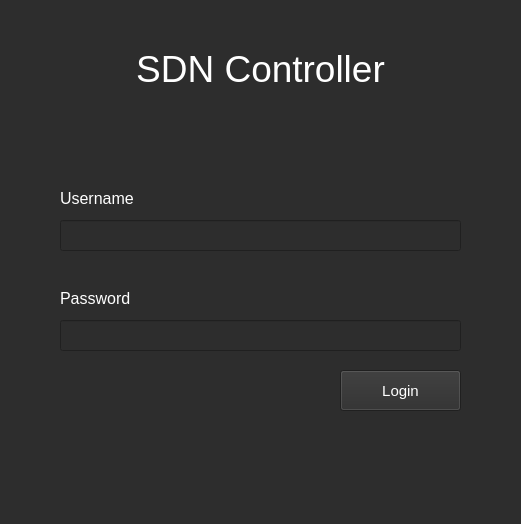
<?xml version="1.0" encoding="UTF-8"?>
<ui version="4.0">
 <class>LoginPage</class>
 <widget class="QMainWindow" name="LoginPage">
  <property name="windowModality">
   <enum>Qt::NonModal</enum>
  </property>
  <property name="enabled">
   <bool>true</bool>
  </property>
  <property name="geometry">
   <rect>
    <x>0</x>
    <y>0</y>
    <width>521</width>
    <height>524</height>
   </rect>
  </property>
  <property name="sizePolicy">
   <sizepolicy hsizetype="Fixed" vsizetype="Fixed">
    <horstretch>0</horstretch>
    <verstretch>0</verstretch>
   </sizepolicy>
  </property>
  <property name="minimumSize">
   <size>
    <width>521</width>
    <height>524</height>
   </size>
  </property>
  <property name="maximumSize">
   <size>
    <width>521</width>
    <height>524</height>
   </size>
  </property>
  <property name="focusPolicy">
   <enum>Qt::StrongFocus</enum>
  </property>
  <property name="windowTitle">
   <string>MainWindow</string>
  </property>
  <property name="styleSheet">
   <string notr="true">background-color: rgb(45, 45, 45);</string>
  </property>
  <widget class="QWidget" name="centralwidget">
   <widget class="QLineEdit" name="password">
    <property name="geometry">
     <rect>
      <x>60</x>
      <y>320</y>
      <width>401</width>
      <height>31</height>
     </rect>
    </property>
    <property name="palette">
     <palette>
      <active>
       <colorrole role="Button">
        <brush brushstyle="SolidPattern">
         <color alpha="255">
          <red>45</red>
          <green>45</green>
          <blue>45</blue>
         </color>
        </brush>
       </colorrole>
       <colorrole role="Text">
        <brush brushstyle="SolidPattern">
         <color alpha="255">
          <red>255</red>
          <green>255</green>
          <blue>255</blue>
         </color>
        </brush>
       </colorrole>
       <colorrole role="Base">
        <brush brushstyle="SolidPattern">
         <color alpha="255">
          <red>45</red>
          <green>45</green>
          <blue>45</blue>
         </color>
        </brush>
       </colorrole>
       <colorrole role="Window">
        <brush brushstyle="SolidPattern">
         <color alpha="255">
          <red>45</red>
          <green>45</green>
          <blue>45</blue>
         </color>
        </brush>
       </colorrole>
       <colorrole role="PlaceholderText">
        <brush brushstyle="NoBrush">
         <color alpha="128">
          <red>255</red>
          <green>255</green>
          <blue>255</blue>
         </color>
        </brush>
       </colorrole>
      </active>
      <inactive>
       <colorrole role="Button">
        <brush brushstyle="SolidPattern">
         <color alpha="255">
          <red>45</red>
          <green>45</green>
          <blue>45</blue>
         </color>
        </brush>
       </colorrole>
       <colorrole role="Text">
        <brush brushstyle="SolidPattern">
         <color alpha="255">
          <red>255</red>
          <green>255</green>
          <blue>255</blue>
         </color>
        </brush>
       </colorrole>
       <colorrole role="Base">
        <brush brushstyle="SolidPattern">
         <color alpha="255">
          <red>45</red>
          <green>45</green>
          <blue>45</blue>
         </color>
        </brush>
       </colorrole>
       <colorrole role="Window">
        <brush brushstyle="SolidPattern">
         <color alpha="255">
          <red>45</red>
          <green>45</green>
          <blue>45</blue>
         </color>
        </brush>
       </colorrole>
       <colorrole role="PlaceholderText">
        <brush brushstyle="NoBrush">
         <color alpha="128">
          <red>255</red>
          <green>255</green>
          <blue>255</blue>
         </color>
        </brush>
       </colorrole>
      </inactive>
      <disabled>
       <colorrole role="Button">
        <brush brushstyle="SolidPattern">
         <color alpha="255">
          <red>45</red>
          <green>45</green>
          <blue>45</blue>
         </color>
        </brush>
       </colorrole>
       <colorrole role="Text">
        <brush brushstyle="SolidPattern">
         <color alpha="255">
          <red>120</red>
          <green>120</green>
          <blue>120</blue>
         </color>
        </brush>
       </colorrole>
       <colorrole role="Base">
        <brush brushstyle="SolidPattern">
         <color alpha="255">
          <red>45</red>
          <green>45</green>
          <blue>45</blue>
         </color>
        </brush>
       </colorrole>
       <colorrole role="Window">
        <brush brushstyle="SolidPattern">
         <color alpha="255">
          <red>45</red>
          <green>45</green>
          <blue>45</blue>
         </color>
        </brush>
       </colorrole>
       <colorrole role="PlaceholderText">
        <brush brushstyle="NoBrush">
         <color alpha="128">
          <red>255</red>
          <green>255</green>
          <blue>255</blue>
         </color>
        </brush>
       </colorrole>
      </disabled>
     </palette>
    </property>
    <property name="font">
     <font>
      <kerning>true</kerning>
     </font>
    </property>
    <property name="focusPolicy">
     <enum>Qt::StrongFocus</enum>
    </property>
    <property name="text">
     <string/>
    </property>
    <property name="echoMode">
     <enum>QLineEdit::Password</enum>
    </property>
   </widget>
   <widget class="QLabel" name="SDNControllerLabel">
    <property name="geometry">
     <rect>
      <x>0</x>
      <y>40</y>
      <width>521</width>
      <height>57</height>
     </rect>
    </property>
    <property name="palette">
     <palette>
      <active>
       <colorrole role="WindowText">
        <brush brushstyle="SolidPattern">
         <color alpha="255">
          <red>255</red>
          <green>255</green>
          <blue>255</blue>
         </color>
        </brush>
       </colorrole>
       <colorrole role="Button">
        <brush brushstyle="SolidPattern">
         <color alpha="255">
          <red>45</red>
          <green>45</green>
          <blue>45</blue>
         </color>
        </brush>
       </colorrole>
       <colorrole role="Light">
        <brush brushstyle="SolidPattern">
         <color alpha="255">
          <red>255</red>
          <green>255</green>
          <blue>255</blue>
         </color>
        </brush>
       </colorrole>
       <colorrole role="Midlight">
        <brush brushstyle="SolidPattern">
         <color alpha="255">
          <red>255</red>
          <green>255</green>
          <blue>255</blue>
         </color>
        </brush>
       </colorrole>
       <colorrole role="Dark">
        <brush brushstyle="SolidPattern">
         <color alpha="255">
          <red>127</red>
          <green>127</green>
          <blue>127</blue>
         </color>
        </brush>
       </colorrole>
       <colorrole role="Mid">
        <brush brushstyle="SolidPattern">
         <color alpha="255">
          <red>170</red>
          <green>170</green>
          <blue>170</blue>
         </color>
        </brush>
       </colorrole>
       <colorrole role="Text">
        <brush brushstyle="SolidPattern">
         <color alpha="255">
          <red>0</red>
          <green>0</green>
          <blue>0</blue>
         </color>
        </brush>
       </colorrole>
       <colorrole role="BrightText">
        <brush brushstyle="SolidPattern">
         <color alpha="255">
          <red>255</red>
          <green>255</green>
          <blue>255</blue>
         </color>
        </brush>
       </colorrole>
       <colorrole role="ButtonText">
        <brush brushstyle="SolidPattern">
         <color alpha="255">
          <red>0</red>
          <green>0</green>
          <blue>0</blue>
         </color>
        </brush>
       </colorrole>
       <colorrole role="Base">
        <brush brushstyle="SolidPattern">
         <color alpha="255">
          <red>45</red>
          <green>45</green>
          <blue>45</blue>
         </color>
        </brush>
       </colorrole>
       <colorrole role="Window">
        <brush brushstyle="SolidPattern">
         <color alpha="255">
          <red>45</red>
          <green>45</green>
          <blue>45</blue>
         </color>
        </brush>
       </colorrole>
       <colorrole role="Shadow">
        <brush brushstyle="SolidPattern">
         <color alpha="255">
          <red>0</red>
          <green>0</green>
          <blue>0</blue>
         </color>
        </brush>
       </colorrole>
       <colorrole role="AlternateBase">
        <brush brushstyle="SolidPattern">
         <color alpha="255">
          <red>255</red>
          <green>255</green>
          <blue>255</blue>
         </color>
        </brush>
       </colorrole>
       <colorrole role="ToolTipBase">
        <brush brushstyle="SolidPattern">
         <color alpha="255">
          <red>255</red>
          <green>255</green>
          <blue>220</blue>
         </color>
        </brush>
       </colorrole>
       <colorrole role="ToolTipText">
        <brush brushstyle="SolidPattern">
         <color alpha="255">
          <red>0</red>
          <green>0</green>
          <blue>0</blue>
         </color>
        </brush>
       </colorrole>
       <colorrole role="PlaceholderText">
        <brush brushstyle="NoBrush">
         <color alpha="128">
          <red>0</red>
          <green>0</green>
          <blue>0</blue>
         </color>
        </brush>
       </colorrole>
      </active>
      <inactive>
       <colorrole role="WindowText">
        <brush brushstyle="SolidPattern">
         <color alpha="255">
          <red>255</red>
          <green>255</green>
          <blue>255</blue>
         </color>
        </brush>
       </colorrole>
       <colorrole role="Button">
        <brush brushstyle="SolidPattern">
         <color alpha="255">
          <red>45</red>
          <green>45</green>
          <blue>45</blue>
         </color>
        </brush>
       </colorrole>
       <colorrole role="Light">
        <brush brushstyle="SolidPattern">
         <color alpha="255">
          <red>255</red>
          <green>255</green>
          <blue>255</blue>
         </color>
        </brush>
       </colorrole>
       <colorrole role="Midlight">
        <brush brushstyle="SolidPattern">
         <color alpha="255">
          <red>255</red>
          <green>255</green>
          <blue>255</blue>
         </color>
        </brush>
       </colorrole>
       <colorrole role="Dark">
        <brush brushstyle="SolidPattern">
         <color alpha="255">
          <red>127</red>
          <green>127</green>
          <blue>127</blue>
         </color>
        </brush>
       </colorrole>
       <colorrole role="Mid">
        <brush brushstyle="SolidPattern">
         <color alpha="255">
          <red>170</red>
          <green>170</green>
          <blue>170</blue>
         </color>
        </brush>
       </colorrole>
       <colorrole role="Text">
        <brush brushstyle="SolidPattern">
         <color alpha="255">
          <red>0</red>
          <green>0</green>
          <blue>0</blue>
         </color>
        </brush>
       </colorrole>
       <colorrole role="BrightText">
        <brush brushstyle="SolidPattern">
         <color alpha="255">
          <red>255</red>
          <green>255</green>
          <blue>255</blue>
         </color>
        </brush>
       </colorrole>
       <colorrole role="ButtonText">
        <brush brushstyle="SolidPattern">
         <color alpha="255">
          <red>0</red>
          <green>0</green>
          <blue>0</blue>
         </color>
        </brush>
       </colorrole>
       <colorrole role="Base">
        <brush brushstyle="SolidPattern">
         <color alpha="255">
          <red>45</red>
          <green>45</green>
          <blue>45</blue>
         </color>
        </brush>
       </colorrole>
       <colorrole role="Window">
        <brush brushstyle="SolidPattern">
         <color alpha="255">
          <red>45</red>
          <green>45</green>
          <blue>45</blue>
         </color>
        </brush>
       </colorrole>
       <colorrole role="Shadow">
        <brush brushstyle="SolidPattern">
         <color alpha="255">
          <red>0</red>
          <green>0</green>
          <blue>0</blue>
         </color>
        </brush>
       </colorrole>
       <colorrole role="AlternateBase">
        <brush brushstyle="SolidPattern">
         <color alpha="255">
          <red>255</red>
          <green>255</green>
          <blue>255</blue>
         </color>
        </brush>
       </colorrole>
       <colorrole role="ToolTipBase">
        <brush brushstyle="SolidPattern">
         <color alpha="255">
          <red>255</red>
          <green>255</green>
          <blue>220</blue>
         </color>
        </brush>
       </colorrole>
       <colorrole role="ToolTipText">
        <brush brushstyle="SolidPattern">
         <color alpha="255">
          <red>0</red>
          <green>0</green>
          <blue>0</blue>
         </color>
        </brush>
       </colorrole>
       <colorrole role="PlaceholderText">
        <brush brushstyle="NoBrush">
         <color alpha="128">
          <red>0</red>
          <green>0</green>
          <blue>0</blue>
         </color>
        </brush>
       </colorrole>
      </inactive>
      <disabled>
       <colorrole role="WindowText">
        <brush brushstyle="SolidPattern">
         <color alpha="255">
          <red>127</red>
          <green>127</green>
          <blue>127</blue>
         </color>
        </brush>
       </colorrole>
       <colorrole role="Button">
        <brush brushstyle="SolidPattern">
         <color alpha="255">
          <red>45</red>
          <green>45</green>
          <blue>45</blue>
         </color>
        </brush>
       </colorrole>
       <colorrole role="Light">
        <brush brushstyle="SolidPattern">
         <color alpha="255">
          <red>255</red>
          <green>255</green>
          <blue>255</blue>
         </color>
        </brush>
       </colorrole>
       <colorrole role="Midlight">
        <brush brushstyle="SolidPattern">
         <color alpha="255">
          <red>255</red>
          <green>255</green>
          <blue>255</blue>
         </color>
        </brush>
       </colorrole>
       <colorrole role="Dark">
        <brush brushstyle="SolidPattern">
         <color alpha="255">
          <red>127</red>
          <green>127</green>
          <blue>127</blue>
         </color>
        </brush>
       </colorrole>
       <colorrole role="Mid">
        <brush brushstyle="SolidPattern">
         <color alpha="255">
          <red>170</red>
          <green>170</green>
          <blue>170</blue>
         </color>
        </brush>
       </colorrole>
       <colorrole role="Text">
        <brush brushstyle="SolidPattern">
         <color alpha="255">
          <red>127</red>
          <green>127</green>
          <blue>127</blue>
         </color>
        </brush>
       </colorrole>
       <colorrole role="BrightText">
        <brush brushstyle="SolidPattern">
         <color alpha="255">
          <red>255</red>
          <green>255</green>
          <blue>255</blue>
         </color>
        </brush>
       </colorrole>
       <colorrole role="ButtonText">
        <brush brushstyle="SolidPattern">
         <color alpha="255">
          <red>127</red>
          <green>127</green>
          <blue>127</blue>
         </color>
        </brush>
       </colorrole>
       <colorrole role="Base">
        <brush brushstyle="SolidPattern">
         <color alpha="255">
          <red>45</red>
          <green>45</green>
          <blue>45</blue>
         </color>
        </brush>
       </colorrole>
       <colorrole role="Window">
        <brush brushstyle="SolidPattern">
         <color alpha="255">
          <red>45</red>
          <green>45</green>
          <blue>45</blue>
         </color>
        </brush>
       </colorrole>
       <colorrole role="Shadow">
        <brush brushstyle="SolidPattern">
         <color alpha="255">
          <red>0</red>
          <green>0</green>
          <blue>0</blue>
         </color>
        </brush>
       </colorrole>
       <colorrole role="AlternateBase">
        <brush brushstyle="SolidPattern">
         <color alpha="255">
          <red>255</red>
          <green>255</green>
          <blue>255</blue>
         </color>
        </brush>
       </colorrole>
       <colorrole role="ToolTipBase">
        <brush brushstyle="SolidPattern">
         <color alpha="255">
          <red>255</red>
          <green>255</green>
          <blue>220</blue>
         </color>
        </brush>
       </colorrole>
       <colorrole role="ToolTipText">
        <brush brushstyle="SolidPattern">
         <color alpha="255">
          <red>0</red>
          <green>0</green>
          <blue>0</blue>
         </color>
        </brush>
       </colorrole>
       <colorrole role="PlaceholderText">
        <brush brushstyle="NoBrush">
         <color alpha="128">
          <red>0</red>
          <green>0</green>
          <blue>0</blue>
         </color>
        </brush>
       </colorrole>
      </disabled>
     </palette>
    </property>
    <property name="font">
     <font>
      <pointsize>28</pointsize>
      <weight>50</weight>
      <bold>false</bold>
      <stylestrategy>PreferDefault</stylestrategy>
     </font>
    </property>
    <property name="layoutDirection">
     <enum>Qt::LeftToRight</enum>
    </property>
    <property name="autoFillBackground">
     <bool>false</bool>
    </property>
    <property name="styleSheet">
     <string notr="true"/>
    </property>
    <property name="text">
     <string>SDN Controller</string>
    </property>
    <property name="alignment">
     <set>Qt::AlignCenter</set>
    </property>
    <property name="indent">
     <number>0</number>
    </property>
   </widget>
   <widget class="QLabel" name="UsernameLabel">
    <property name="geometry">
     <rect>
      <x>60</x>
      <y>190</y>
      <width>91</width>
      <height>16</height>
     </rect>
    </property>
    <property name="palette">
     <palette>
      <active>
       <colorrole role="WindowText">
        <brush brushstyle="SolidPattern">
         <color alpha="255">
          <red>255</red>
          <green>255</green>
          <blue>255</blue>
         </color>
        </brush>
       </colorrole>
       <colorrole role="Button">
        <brush brushstyle="SolidPattern">
         <color alpha="255">
          <red>45</red>
          <green>45</green>
          <blue>45</blue>
         </color>
        </brush>
       </colorrole>
       <colorrole role="Base">
        <brush brushstyle="SolidPattern">
         <color alpha="255">
          <red>45</red>
          <green>45</green>
          <blue>45</blue>
         </color>
        </brush>
       </colorrole>
       <colorrole role="Window">
        <brush brushstyle="SolidPattern">
         <color alpha="255">
          <red>45</red>
          <green>45</green>
          <blue>45</blue>
         </color>
        </brush>
       </colorrole>
      </active>
      <inactive>
       <colorrole role="WindowText">
        <brush brushstyle="SolidPattern">
         <color alpha="255">
          <red>255</red>
          <green>255</green>
          <blue>255</blue>
         </color>
        </brush>
       </colorrole>
       <colorrole role="Button">
        <brush brushstyle="SolidPattern">
         <color alpha="255">
          <red>45</red>
          <green>45</green>
          <blue>45</blue>
         </color>
        </brush>
       </colorrole>
       <colorrole role="Base">
        <brush brushstyle="SolidPattern">
         <color alpha="255">
          <red>45</red>
          <green>45</green>
          <blue>45</blue>
         </color>
        </brush>
       </colorrole>
       <colorrole role="Window">
        <brush brushstyle="SolidPattern">
         <color alpha="255">
          <red>45</red>
          <green>45</green>
          <blue>45</blue>
         </color>
        </brush>
       </colorrole>
      </inactive>
      <disabled>
       <colorrole role="WindowText">
        <brush brushstyle="SolidPattern">
         <color alpha="255">
          <red>120</red>
          <green>120</green>
          <blue>120</blue>
         </color>
        </brush>
       </colorrole>
       <colorrole role="Button">
        <brush brushstyle="SolidPattern">
         <color alpha="255">
          <red>45</red>
          <green>45</green>
          <blue>45</blue>
         </color>
        </brush>
       </colorrole>
       <colorrole role="Base">
        <brush brushstyle="SolidPattern">
         <color alpha="255">
          <red>45</red>
          <green>45</green>
          <blue>45</blue>
         </color>
        </brush>
       </colorrole>
       <colorrole role="Window">
        <brush brushstyle="SolidPattern">
         <color alpha="255">
          <red>45</red>
          <green>45</green>
          <blue>45</blue>
         </color>
        </brush>
       </colorrole>
      </disabled>
     </palette>
    </property>
    <property name="font">
     <font>
      <pointsize>12</pointsize>
     </font>
    </property>
    <property name="text">
     <string>Username</string>
    </property>
   </widget>
   <widget class="QLabel" name="PasswordLabel">
    <property name="geometry">
     <rect>
      <x>60</x>
      <y>290</y>
      <width>91</width>
      <height>16</height>
     </rect>
    </property>
    <property name="palette">
     <palette>
      <active>
       <colorrole role="WindowText">
        <brush brushstyle="SolidPattern">
         <color alpha="255">
          <red>255</red>
          <green>255</green>
          <blue>255</blue>
         </color>
        </brush>
       </colorrole>
       <colorrole role="Button">
        <brush brushstyle="SolidPattern">
         <color alpha="255">
          <red>45</red>
          <green>45</green>
          <blue>45</blue>
         </color>
        </brush>
       </colorrole>
       <colorrole role="Base">
        <brush brushstyle="SolidPattern">
         <color alpha="255">
          <red>45</red>
          <green>45</green>
          <blue>45</blue>
         </color>
        </brush>
       </colorrole>
       <colorrole role="Window">
        <brush brushstyle="SolidPattern">
         <color alpha="255">
          <red>45</red>
          <green>45</green>
          <blue>45</blue>
         </color>
        </brush>
       </colorrole>
      </active>
      <inactive>
       <colorrole role="WindowText">
        <brush brushstyle="SolidPattern">
         <color alpha="255">
          <red>255</red>
          <green>255</green>
          <blue>255</blue>
         </color>
        </brush>
       </colorrole>
       <colorrole role="Button">
        <brush brushstyle="SolidPattern">
         <color alpha="255">
          <red>45</red>
          <green>45</green>
          <blue>45</blue>
         </color>
        </brush>
       </colorrole>
       <colorrole role="Base">
        <brush brushstyle="SolidPattern">
         <color alpha="255">
          <red>45</red>
          <green>45</green>
          <blue>45</blue>
         </color>
        </brush>
       </colorrole>
       <colorrole role="Window">
        <brush brushstyle="SolidPattern">
         <color alpha="255">
          <red>45</red>
          <green>45</green>
          <blue>45</blue>
         </color>
        </brush>
       </colorrole>
      </inactive>
      <disabled>
       <colorrole role="WindowText">
        <brush brushstyle="SolidPattern">
         <color alpha="255">
          <red>120</red>
          <green>120</green>
          <blue>120</blue>
         </color>
        </brush>
       </colorrole>
       <colorrole role="Button">
        <brush brushstyle="SolidPattern">
         <color alpha="255">
          <red>45</red>
          <green>45</green>
          <blue>45</blue>
         </color>
        </brush>
       </colorrole>
       <colorrole role="Base">
        <brush brushstyle="SolidPattern">
         <color alpha="255">
          <red>45</red>
          <green>45</green>
          <blue>45</blue>
         </color>
        </brush>
       </colorrole>
       <colorrole role="Window">
        <brush brushstyle="SolidPattern">
         <color alpha="255">
          <red>45</red>
          <green>45</green>
          <blue>45</blue>
         </color>
        </brush>
       </colorrole>
      </disabled>
     </palette>
    </property>
    <property name="font">
     <font>
      <pointsize>12</pointsize>
     </font>
    </property>
    <property name="text">
     <string>Password</string>
    </property>
   </widget>
   <widget class="QPushButton" name="pushButton">
    <property name="geometry">
     <rect>
      <x>340</x>
      <y>370</y>
      <width>121</width>
      <height>41</height>
     </rect>
    </property>
    <property name="palette">
     <palette>
      <active>
       <colorrole role="WindowText">
        <brush brushstyle="SolidPattern">
         <color alpha="255">
          <red>0</red>
          <green>0</green>
          <blue>0</blue>
         </color>
        </brush>
       </colorrole>
       <colorrole role="Button">
        <brush brushstyle="SolidPattern">
         <color alpha="255">
          <red>45</red>
          <green>45</green>
          <blue>45</blue>
         </color>
        </brush>
       </colorrole>
       <colorrole role="Text">
        <brush brushstyle="SolidPattern">
         <color alpha="255">
          <red>255</red>
          <green>255</green>
          <blue>255</blue>
         </color>
        </brush>
       </colorrole>
       <colorrole role="ButtonText">
        <brush brushstyle="SolidPattern">
         <color alpha="255">
          <red>255</red>
          <green>255</green>
          <blue>255</blue>
         </color>
        </brush>
       </colorrole>
       <colorrole role="Base">
        <brush brushstyle="SolidPattern">
         <color alpha="255">
          <red>45</red>
          <green>45</green>
          <blue>45</blue>
         </color>
        </brush>
       </colorrole>
       <colorrole role="Window">
        <brush brushstyle="SolidPattern">
         <color alpha="255">
          <red>45</red>
          <green>45</green>
          <blue>45</blue>
         </color>
        </brush>
       </colorrole>
       <colorrole role="Shadow">
        <brush brushstyle="SolidPattern">
         <color alpha="255">
          <red>255</red>
          <green>255</green>
          <blue>255</blue>
         </color>
        </brush>
       </colorrole>
       <colorrole role="PlaceholderText">
        <brush brushstyle="NoBrush">
         <color alpha="128">
          <red>255</red>
          <green>255</green>
          <blue>255</blue>
         </color>
        </brush>
       </colorrole>
      </active>
      <inactive>
       <colorrole role="WindowText">
        <brush brushstyle="SolidPattern">
         <color alpha="255">
          <red>0</red>
          <green>0</green>
          <blue>0</blue>
         </color>
        </brush>
       </colorrole>
       <colorrole role="Button">
        <brush brushstyle="SolidPattern">
         <color alpha="255">
          <red>45</red>
          <green>45</green>
          <blue>45</blue>
         </color>
        </brush>
       </colorrole>
       <colorrole role="Text">
        <brush brushstyle="SolidPattern">
         <color alpha="255">
          <red>255</red>
          <green>255</green>
          <blue>255</blue>
         </color>
        </brush>
       </colorrole>
       <colorrole role="ButtonText">
        <brush brushstyle="SolidPattern">
         <color alpha="255">
          <red>255</red>
          <green>255</green>
          <blue>255</blue>
         </color>
        </brush>
       </colorrole>
       <colorrole role="Base">
        <brush brushstyle="SolidPattern">
         <color alpha="255">
          <red>45</red>
          <green>45</green>
          <blue>45</blue>
         </color>
        </brush>
       </colorrole>
       <colorrole role="Window">
        <brush brushstyle="SolidPattern">
         <color alpha="255">
          <red>45</red>
          <green>45</green>
          <blue>45</blue>
         </color>
        </brush>
       </colorrole>
       <colorrole role="Shadow">
        <brush brushstyle="SolidPattern">
         <color alpha="255">
          <red>255</red>
          <green>255</green>
          <blue>255</blue>
         </color>
        </brush>
       </colorrole>
       <colorrole role="PlaceholderText">
        <brush brushstyle="NoBrush">
         <color alpha="128">
          <red>255</red>
          <green>255</green>
          <blue>255</blue>
         </color>
        </brush>
       </colorrole>
      </inactive>
      <disabled>
       <colorrole role="WindowText">
        <brush brushstyle="SolidPattern">
         <color alpha="255">
          <red>120</red>
          <green>120</green>
          <blue>120</blue>
         </color>
        </brush>
       </colorrole>
       <colorrole role="Button">
        <brush brushstyle="SolidPattern">
         <color alpha="255">
          <red>45</red>
          <green>45</green>
          <blue>45</blue>
         </color>
        </brush>
       </colorrole>
       <colorrole role="Text">
        <brush brushstyle="SolidPattern">
         <color alpha="255">
          <red>120</red>
          <green>120</green>
          <blue>120</blue>
         </color>
        </brush>
       </colorrole>
       <colorrole role="ButtonText">
        <brush brushstyle="SolidPattern">
         <color alpha="255">
          <red>120</red>
          <green>120</green>
          <blue>120</blue>
         </color>
        </brush>
       </colorrole>
       <colorrole role="Base">
        <brush brushstyle="SolidPattern">
         <color alpha="255">
          <red>45</red>
          <green>45</green>
          <blue>45</blue>
         </color>
        </brush>
       </colorrole>
       <colorrole role="Window">
        <brush brushstyle="SolidPattern">
         <color alpha="255">
          <red>45</red>
          <green>45</green>
          <blue>45</blue>
         </color>
        </brush>
       </colorrole>
       <colorrole role="Shadow">
        <brush brushstyle="SolidPattern">
         <color alpha="255">
          <red>255</red>
          <green>255</green>
          <blue>255</blue>
         </color>
        </brush>
       </colorrole>
       <colorrole role="PlaceholderText">
        <brush brushstyle="NoBrush">
         <color alpha="128">
          <red>255</red>
          <green>255</green>
          <blue>255</blue>
         </color>
        </brush>
       </colorrole>
      </disabled>
     </palette>
    </property>
    <property name="font">
     <font>
      <pointsize>11</pointsize>
     </font>
    </property>
    <property name="focusPolicy">
     <enum>Qt::ClickFocus</enum>
    </property>
    <property name="text">
     <string>Login</string>
    </property>
    <property name="autoDefault">
     <bool>false</bool>
    </property>
    <property name="default">
     <bool>false</bool>
    </property>
    <property name="flat">
     <bool>false</bool>
    </property>
   </widget>
   <widget class="QLineEdit" name="username">
    <property name="geometry">
     <rect>
      <x>60</x>
      <y>220</y>
      <width>401</width>
      <height>31</height>
     </rect>
    </property>
    <property name="palette">
     <palette>
      <active>
       <colorrole role="Button">
        <brush brushstyle="SolidPattern">
         <color alpha="255">
          <red>45</red>
          <green>45</green>
          <blue>45</blue>
         </color>
        </brush>
       </colorrole>
       <colorrole role="Text">
        <brush brushstyle="SolidPattern">
         <color alpha="255">
          <red>255</red>
          <green>255</green>
          <blue>255</blue>
         </color>
        </brush>
       </colorrole>
       <colorrole role="Base">
        <brush brushstyle="SolidPattern">
         <color alpha="255">
          <red>45</red>
          <green>45</green>
          <blue>45</blue>
         </color>
        </brush>
       </colorrole>
       <colorrole role="Window">
        <brush brushstyle="SolidPattern">
         <color alpha="255">
          <red>45</red>
          <green>45</green>
          <blue>45</blue>
         </color>
        </brush>
       </colorrole>
       <colorrole role="PlaceholderText">
        <brush brushstyle="NoBrush">
         <color alpha="128">
          <red>255</red>
          <green>255</green>
          <blue>255</blue>
         </color>
        </brush>
       </colorrole>
      </active>
      <inactive>
       <colorrole role="Button">
        <brush brushstyle="SolidPattern">
         <color alpha="255">
          <red>45</red>
          <green>45</green>
          <blue>45</blue>
         </color>
        </brush>
       </colorrole>
       <colorrole role="Text">
        <brush brushstyle="SolidPattern">
         <color alpha="255">
          <red>255</red>
          <green>255</green>
          <blue>255</blue>
         </color>
        </brush>
       </colorrole>
       <colorrole role="Base">
        <brush brushstyle="SolidPattern">
         <color alpha="255">
          <red>45</red>
          <green>45</green>
          <blue>45</blue>
         </color>
        </brush>
       </colorrole>
       <colorrole role="Window">
        <brush brushstyle="SolidPattern">
         <color alpha="255">
          <red>45</red>
          <green>45</green>
          <blue>45</blue>
         </color>
        </brush>
       </colorrole>
       <colorrole role="PlaceholderText">
        <brush brushstyle="NoBrush">
         <color alpha="128">
          <red>255</red>
          <green>255</green>
          <blue>255</blue>
         </color>
        </brush>
       </colorrole>
      </inactive>
      <disabled>
       <colorrole role="Button">
        <brush brushstyle="SolidPattern">
         <color alpha="255">
          <red>45</red>
          <green>45</green>
          <blue>45</blue>
         </color>
        </brush>
       </colorrole>
       <colorrole role="Text">
        <brush brushstyle="SolidPattern">
         <color alpha="255">
          <red>120</red>
          <green>120</green>
          <blue>120</blue>
         </color>
        </brush>
       </colorrole>
       <colorrole role="Base">
        <brush brushstyle="SolidPattern">
         <color alpha="255">
          <red>45</red>
          <green>45</green>
          <blue>45</blue>
         </color>
        </brush>
       </colorrole>
       <colorrole role="Window">
        <brush brushstyle="SolidPattern">
         <color alpha="255">
          <red>45</red>
          <green>45</green>
          <blue>45</blue>
         </color>
        </brush>
       </colorrole>
       <colorrole role="PlaceholderText">
        <brush brushstyle="NoBrush">
         <color alpha="128">
          <red>255</red>
          <green>255</green>
          <blue>255</blue>
         </color>
        </brush>
       </colorrole>
      </disabled>
     </palette>
    </property>
    <property name="font">
     <font>
      <kerning>true</kerning>
     </font>
    </property>
    <property name="text">
     <string/>
    </property>
    <property name="echoMode">
     <enum>QLineEdit::Normal</enum>
    </property>
   </widget>
  </widget>
 </widget>
 <resources/>
 <connections/>
</ui>
